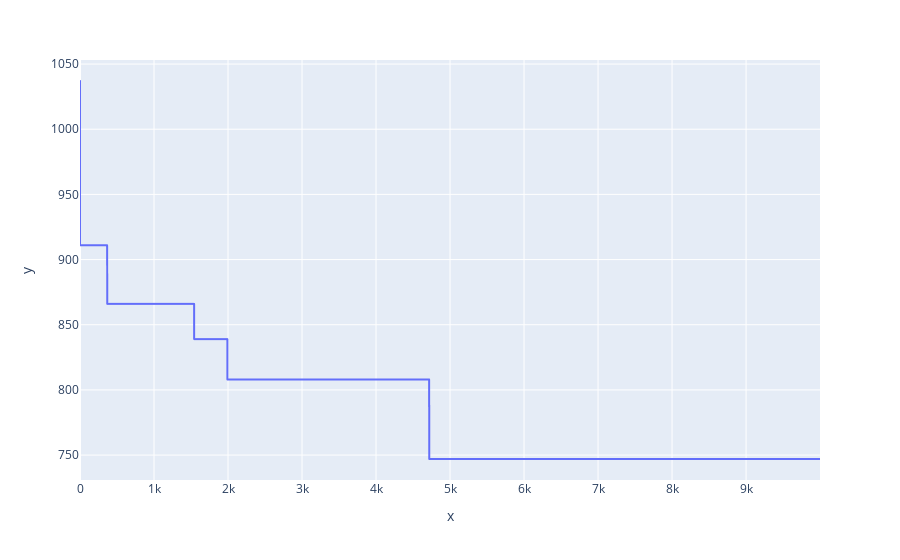

Write notebook code for a chart like this one.
### Code cell
import numpy as np
import random

def distance(citya, cityb, cities, adj_matrix):
    return adj_matrix[cities.index(citya), cities.index(cityb)]

def fitness(paths, cities, adj_matrix):
    return [
        sum([distance(path[i], path[(i + 1) % len(path)], cities, adj_matrix) for i in range(len(path))])
        for path in paths
    ]

def select(fit_values, n_parents):
    cumsum = np.cumsum(fit_values / sum(fit_values))
    selected = []
    while len(selected) < n_parents:
        r = random.random()
        for i in cumsum:
            if i > r:
                selected.append(np.where(cumsum == i)[0][0])
                break
    return selected


def crossover(n_paths, selected, paths):
    """
    4 je polovina 1 rodice

    Args:
        n_paths (_type_): _description_
        selected (_type_): _description_
        paths (_type_): _description_

    Returns:
        _type_: _description_
    """
    next_gen = []
    while len(next_gen) < n_paths:
        parents = random.sample(selected, 2)
        parent1, parent2 = paths[parents[0]], paths[parents[1]]
        child = [None for i in range(len(parent1))]

        subset_start = random.randint(0, len(parent1) - 4)
        child[subset_start:subset_start + 4] = parent1[subset_start:subset_start + 4]

        parent2_index = 0
        for i in range(len(child)):
            while child[i] is None:
                if parent2[parent2_index] in child:
                    parent2_index += 1
                else:
                    child[i] = parent2[parent2_index]
                    parent2_index += 1

        # parent2_index = 0
        # for i in range(len(child)):
            # if child[i] is None:
                # while parent2[parent2_index] in child:
                    # parent2_index += 1
                # child[i] = parent2[parent2_index]
                # parent2_index += 1

        next_gen.append(child)

    return next_gen


def mutate(paths, mutation_rate):
    for path in paths:
        if random.random() < mutation_rate:
            swap = random.sample(range(len(path)), 2)
            path[swap[0]], path[swap[1]] = path[swap[1]], path[swap[0]]
    return paths

def tsp_gen(n_paths, n_parents, cities, adj_matrix, n_gens, mutation_rate=0.01):
    gens = []
    paths = np.array([np.random.permutation(cities) for i in range(n_paths)])
    min_distance = 9999
    best_path = None

    for gen in range(n_gens):
        fit_values = fitness(paths, cities, adj_matrix)
        selected = select(fit_values, n_parents)
        paths = crossover(n_paths, selected, paths)
        paths = mutate(paths, mutation_rate)

        current_min = np.min(fit_values)
        if current_min < min_distance:
            min_distance = current_min
            best_path = paths[np.argmin(fit_values)]
        gens.append((gen, min_distance))
        print(f"Generace {gen}: Fitness = {min_distance}")

    return best_path, min_distance, gens


cities = [
    "Chabarovice",
    "Usti nad Labem",
    "Praha",
    "Brno",
    "Karlovy Vary",
    "Kladno",
    "Ml. Boleslav",
    "Vsetaty",
]

adj_matrix = np.array(
    [
        [0, 10, 92, 296, 111, 123, 179, 87],
        [10, 0, 91, 295, 119, 206, 55, 159],
        [92, 91, 0, 205, 129, 93, 217, 76],
        [296, 295, 205, 0, 336, 185, 224, 54],
        [111, 119, 129, 336, 0, 137, 202, 98],
        [123, 206, 93, 185, 137, 0, 208, 71],
        [179, 55, 217, 224, 202, 208, 0, 126],
        [87, 159, 76, 54, 98, 71, 126, 0],
    ]
)


best_path, min_distance, gens = tsp_gen(8, 4, cities, adj_matrix, 10000)

print("Best Path:", best_path)
print("Minimum Distance:", min_distance)

x_values = [t[0] for t in gens]
y_values = [t[1] for t in gens]


fig = px.line(x=x_values, y = y_values)
fig.show()

### Figure 1 — Plotly figure (JSON) as saved in the notebook; plotly's stock layout.template omitted (floating-point values rounded to 4 significant figures; data arrays with more than 128 entries replaced by an {"elided": "..."} marker saying what was removed)
{"data": [{"hovertemplate": "x=%{x}<br>y=%{y}<extra></extra>", "legendgroup": "", "line": {"color": "#636efa", "dash": "solid"}, "marker": {"symbol": "circle"}, "mode": "lines", "name": "", "showlegend": false, "type": "scattergl", "x": {"elided": "10000 int values"}, "xaxis": "x", "y": {"elided": "10000 int values"}, "yaxis": "y"}], "layout": {"legend": {"tracegroupgap": 0}, "margin": {"t": 60}, "xaxis": {"anchor": "y", "domain": [0, 1], "title": {"text": "x"}}, "yaxis": {"anchor": "x", "domain": [0, 1], "title": {"text": "y"}}}}
